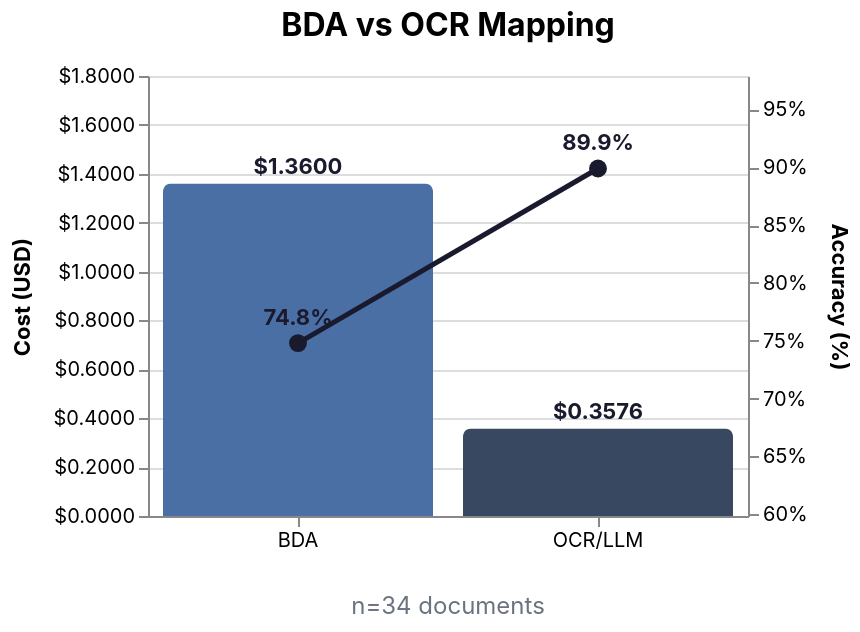

This figure's Vega-Lite source:
### Vega-Lite specification from a JSON file in a GitHub repository (floating-point values rounded to 4 significant figures)
{"$schema": "https://vega.github.io/schema/vega-lite/v5.json", "vconcat": [{"$schema": "https://vega.github.io/schema/vega-lite/v5.json", "title": {"text": "BDA vs OCR Mapping", "fontSize": 16, "offset": 12}, "width": 300, "height": 220, "resolve": {"scale": {"y": "independent"}}, "layer": [{"data": {"values": [{"cost": 1.36, "method": "BDA"}, {"cost": 0.3576, "method": "OCR/LLM"}]}, "layer": [{"mark": {"type": "bar", "cornerRadiusTopLeft": 4, "cornerRadiusTopRight": 4}, "encoding": {"x": {"field": "method", "type": "nominal", "axis": {"labelAngle": 0, "title": null}, "sort": null}, "y": {"field": "cost", "type": "quantitative", "axis": {"title": "Cost (USD)", "format": "$.4f", "titlePadding": 10}, "scale": {"zero": true, "domainMax": 1.632}}, "color": {"field": "method", "type": "nominal", "scale": {"range": ["#4a6fa5", "#384860"]}, "legend": null}, "tooltip": [{"field": "method", "type": "nominal", "title": "Primary Method"}, {"field": "cost", "type": "quantitative", "title": "Cost", "format": "$.4f"}]}}, {"mark": {"type": "text", "dy": -8, "fontWeight": "bold"}, "encoding": {"x": {"field": "method", "type": "nominal", "sort": null}, "y": {"field": "cost", "type": "quantitative"}, "text": {"field": "cost", "type": "quantitative", "format": "$.4f"}, "color": {"value": "#1a1a2e"}}}]}, {"data": {"values": [{"accuracy": 74.8, "method": "BDA"}, {"accuracy": 89.9, "method": "OCR/LLM"}]}, "layer": [{"mark": {"type": "line", "point": {"filled": true, "size": 80, "color": "#1a1a2e"}, "strokeWidth": 2.5, "color": "#1a1a2e"}, "encoding": {"x": {"field": "method", "type": "nominal", "sort": null}, "y": {"field": "accuracy", "type": "quantitative", "axis": {"title": "Accuracy (%)", "orient": "right", "labelExpr": "datum.value + '%'", "titlePadding": 10}, "scale": {"domain": [59.85, 97.9]}}, "tooltip": [{"field": "method", "type": "nominal", "title": "Primary Method"}, {"field": "accuracy", "type": "quantitative", "title": "Accuracy", "format": ".1f"}]}}, {"transform": [{"calculate": "datum.accuracy + '%'", "as": "acc_label"}], "mark": {"type": "text", "dy": -12, "fontSize": 11, "fontWeight": "bold", "color": "#1a1a2e"}, "encoding": {"x": {"field": "method", "type": "nominal", "sort": null}, "y": {"field": "accuracy", "type": "quantitative", "scale": {"domain": [59.85, 97.9]}}, "text": {"field": "acc_label", "type": "nominal"}}}]}], "config": {"background": "#ffffff", "font": "Inter, system-ui, sans-serif", "view": {"stroke": null}, "axis": {"grid": false, "domainColor": "#e5e7eb", "tickColor": "#e5e7eb"}}}, {"$schema": "https://vega.github.io/schema/vega-lite/v5.json", "width": 300, "height": 16, "data": {"values": [{"x": 0}]}, "mark": {"type": "text", "fontSize": 12, "color": "#6b7280"}, "encoding": {"text": {"value": "n=34 documents"}}, "config": {"background": "#ffffff", "view": {"stroke": null}}}], "config": {"background": "#ffffff", "font": "Inter, system-ui, sans-serif", "view": {"stroke": null}}}
